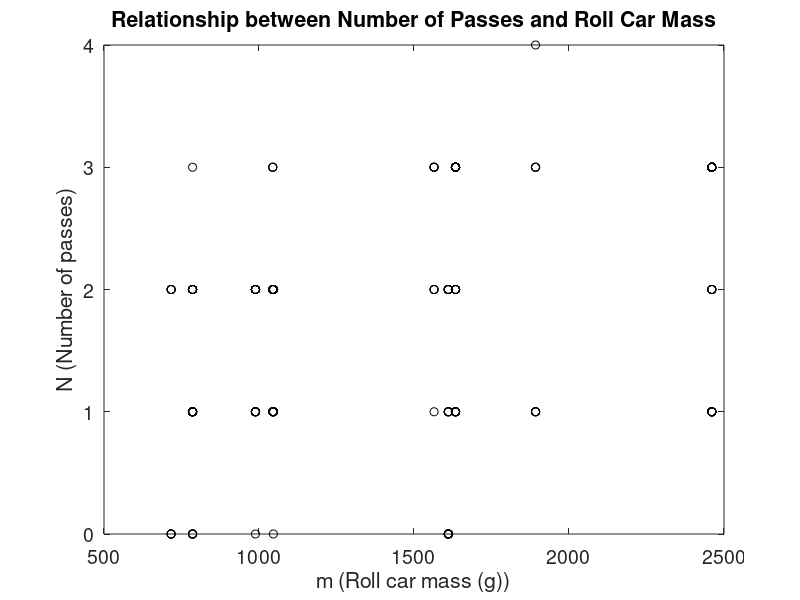

The MATLAB script that drew this image: (Note: this script raises an error after producing the figure.)
%% Determining the most important parameter.
% This script plots the number of passes against the roll car mass, the
% radius of gyration, and the drop height to determine which parameter is
% the most important.
load configurations_03_22_trimmed;

drop_height=[23.3,26.6,29.9,33.5,37.7,41.3,45.2,48.7,52.8,55.9]; % cm
passes=[];
mass=[];
r=[];
h_ID=[];

for m=1:length(combinedConfigurations_03_22)
    passes=[passes combinedConfigurations_03_22(m).passes];
    for n=1:combinedConfigurations_03_22(m).total_runs
        mass=[mass combinedConfigurations_03_22(m).m];
        r=[r combinedConfigurations_03_22(m).r];
        h_ID=[h_ID combinedConfigurations_03_22(m).h];
    end
end

h_actual=zeros(size(h_ID));
for m=1:length(h_actual)
    h_actual(m)=drop_height(h_ID(m));
end

%% Determining the most important parameter using data from 4/5.

load configurations_04_05_trimmed;

drop_height=[23.3,26.6,29.9,33.5,37.7,41.3,45.2,48.7,52.8,55.9]; % cm
passes=[];
mass=[];
r=[];
h_ID=[];

for m=1:length(combinedConfigurations_04_05)
    passes=[passes combinedConfigurations_04_05(m).passes];
    for n=1:combinedConfigurations_04_05(m).total_runs
        mass=[mass combinedConfigurations_04_05(m).m];
        r=[r combinedConfigurations_04_05(m).r];
        h_ID=[h_ID combinedConfigurations_04_05(m).h];
    end
end

h_actual=zeros(size(h_ID));
for m=1:length(h_actual)
    h_actual(m)=drop_height(h_ID(m));
end
%% Determining the most important parameter using data from 4/12.
clear all;
load configurations_04_12_trimmed;

drop_height=[23.3,26.6,29.9,33.5,37.7,41.3,45.2,48.7,52.8,55.9]; % cm
passes=[];
mass=[];
r=[];
h_ID=[];

for m=1:length(combinedConfigurations_04_12)
    passes=[passes combinedConfigurations_04_12(m).passes];
    for n=1:combinedConfigurations_04_12(m).total_runs
        mass=[mass combinedConfigurations_04_12(m).m];
        r=[r combinedConfigurations_04_12(m).r];
        h_ID=[h_ID combinedConfigurations_04_12(m).h];
    end
end

h_actual=zeros(size(h_ID));
for m=1:length(h_actual)
    h_actual(m)=drop_height(h_ID(m));
end

%% Figure 1: passes vs m

figure(1);
plot(mass,passes,'ko');
xlabel('m (Roll car mass (g))');
ylabel('N (Number of passes)');
title('Relationship between Number of Passes and Roll Car Mass');
set(gca,'FontSize',14);

m_p_mdl=fitlm(mass,passes);
disp(['Number passes vs mass: R^2 =' num2str(m_p_mdl.Rsquared.Ordinary)]);

mass_reg=linspace(min(mass),max(mass),100);
mass_coeff=m_p_mdl.Coefficients.Estimate;
passes_m_reg=mass_coeff(1)+mass_coeff(2)*mass_reg;

hold on;
plot(mass_reg,passes_m_reg,'k-');
ylim([0 max(passes)+1]);

legend('Data',['Linear regression']); 
a=annotation('textbox',[.2 .8 .1 .1],'String',['N = ' num2str(mass_coeff(1),3) ... 
    ' + ' num2str(mass_coeff(2),3) 'm' char(10) 'R^2 = ' ...
    num2str(m_p_mdl.Rsquared.Ordinary,3)]);
set(a,'FontSize',14);

saveas(gcf,'/Users/UmColin/Documents/SHARED/6Sp18/6ME107/Roll Car/Github/ME107/RollCarCode/Graphs/MostImportantParameter/m_passes_04_12.jpg');
%% Figure 2: passes vs r_g

figure(2);
plot(r,passes,'ko');
xlabel('r_g (Radius of gyration (mm))');
ylabel('N (Number of passes)');
title('Relationship between Number of Passes and Roll Car R_g');
set(gca,'FontSize',14);

r_p_mdl=fitlm(r,passes);
disp(['Number passes vs r_g: R^2 =' num2str(r_p_mdl.Rsquared.Ordinary)]);

r_reg=linspace(min(r),max(r),100);
r_coeff=r_p_mdl.Coefficients.Estimate;
passes_r_reg=r_coeff(1)+r_coeff(2)*r_reg;

hold on;
plot(r_reg,passes_r_reg,'k-');
ylim([0 max(passes)+1]);

legend('Data',['Linear regression']); 
a=annotation('textbox',[.2 .8 .1 .1],'String',['N = ' num2str(r_coeff(1),3) ... 
    ' - ' num2str(-1*r_coeff(2),3) 'r_g' char(10) 'R^2 = ' ...
    num2str(r_p_mdl.Rsquared.Ordinary,3)]);
set(a,'FontSize',14);

saveas(gcf,'/Users/UmColin/Documents/SHARED/6Sp18/6ME107/Roll Car/Github/ME107/RollCarCode/Graphs/MostImportantParameter/r_passes_04_12.jpg');
%% Figure 3: passes vs h_actual

figure(3);
plot(h_actual,passes,'ko');
xlabel('h (Drop height (cm))');
ylabel('N (Number of passes)');
title('Relationship between Number of Passes and Drop Height');
set(gca,'FontSize',14);

h_actual_p_mdl=fitlm(h_actual,passes);
disp(['Number passes vs h_actual: R^2 =' num2str(h_actual_p_mdl.Rsquared.Ordinary)]);

h_actual_reg=linspace(min(h_actual),max(h_actual),100);
h_actual_coeff=h_actual_p_mdl.Coefficients.Estimate;
passes_h_actual_reg=h_actual_coeff(1)+h_actual_coeff(2)*h_actual_reg;

hold on;
plot(h_actual_reg,passes_h_actual_reg,'k-');
ylim([0 max(passes)+1]);

legend('Data',['Linear regression']); 
a=annotation('textbox',[.2 .8 .1 .1],'String',['N = ' num2str(h_actual_coeff(1),3) ... 
    ' + ' num2str(h_actual_coeff(2),3) 'h' char(10) 'R^2 = ' ...
    num2str(h_actual_p_mdl.Rsquared.Ordinary,3)]);
set(a,'FontSize',14);

saveas(gcf,'/Users/UmColin/Documents/SHARED/6Sp18/6ME107/Roll Car/Github/ME107/RollCarCode/Graphs/MostImportantParameter/h_actual_passes_04_12.jpg');